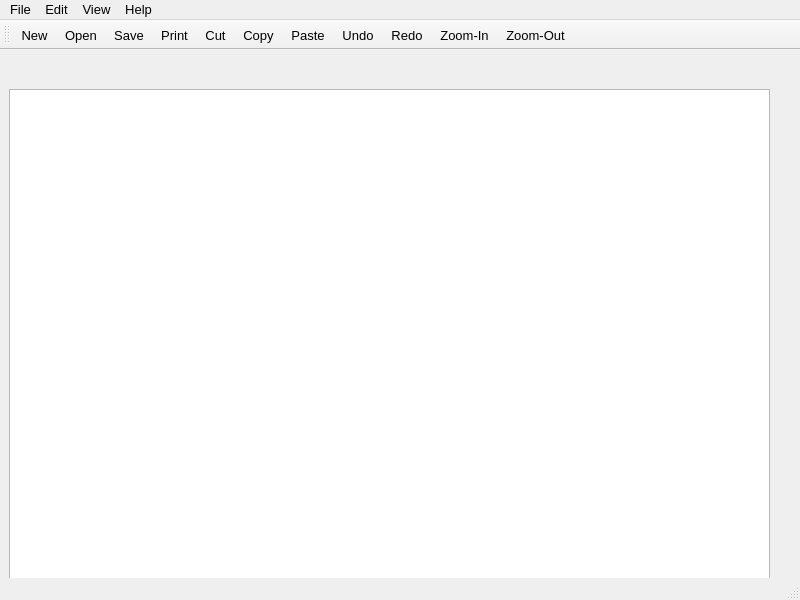
<?xml version="1.0" encoding="UTF-8"?>
<ui version="4.0">
 <class>MainWindow</class>
 <widget class="QMainWindow" name="MainWindow">
  <property name="geometry">
   <rect>
    <x>0</x>
    <y>0</y>
    <width>800</width>
    <height>600</height>
   </rect>
  </property>
  <property name="font">
   <font>
    <pointsize>10</pointsize>
   </font>
  </property>
  <property name="windowTitle">
   <string>Note Editor</string>
  </property>
  <property name="windowIcon">
   <iconset>
    <normalon>:/imgs/type.bmp</normalon>
   </iconset>
  </property>
  <property name="autoFillBackground">
   <bool>false</bool>
  </property>
  <widget class="QWidget" name="centralwidget">
   <property name="autoFillBackground">
    <bool>false</bool>
   </property>
   <widget class="QWidget" name="verticalLayoutWidget">
    <property name="geometry">
     <rect>
      <x>9</x>
      <y>39</y>
      <width>761</width>
      <height>491</height>
     </rect>
    </property>
    <layout class="QVBoxLayout" name="verticalLayout">
     <item>
      <widget class="QPlainTextEdit" name="textEdit">
       <property name="accessibleName">
        <string>textEdit</string>
       </property>
      </widget>
     </item>
    </layout>
   </widget>
  </widget>
  <widget class="QMenuBar" name="menubar">
   <property name="geometry">
    <rect>
     <x>0</x>
     <y>0</y>
     <width>800</width>
     <height>22</height>
    </rect>
   </property>
   <widget class="QMenu" name="menuFile">
    <property name="title">
     <string>File</string>
    </property>
    <addaction name="actionNew"/>
    <addaction name="actionOpen"/>
    <addaction name="actionSave"/>
    <addaction name="actionSave_As"/>
    <addaction name="actionPrint"/>
    <addaction name="actionExit"/>
   </widget>
   <widget class="QMenu" name="menuEdit">
    <property name="title">
     <string>Edit</string>
    </property>
    <addaction name="actionUndo"/>
    <addaction name="actionRedo"/>
    <addaction name="actionPaste"/>
    <addaction name="actionCut"/>
    <addaction name="actionCopy"/>
   </widget>
   <widget class="QMenu" name="menuHelp">
    <property name="title">
     <string>View</string>
    </property>
    <widget class="QMenu" name="menuZoom">
     <property name="title">
      <string>Zoom</string>
     </property>
     <addaction name="actionZoom_in"/>
     <addaction name="actionZoom_Out"/>
    </widget>
    <addaction name="menuZoom"/>
   </widget>
   <widget class="QMenu" name="menuHelp_2">
    <property name="title">
     <string>Help</string>
    </property>
    <addaction name="actionFeedback"/>
    <addaction name="actionAbout_2"/>
   </widget>
   <addaction name="menuFile"/>
   <addaction name="menuEdit"/>
   <addaction name="menuHelp"/>
   <addaction name="menuHelp_2"/>
  </widget>
  <widget class="QStatusBar" name="statusbar"/>
  <widget class="QToolBar" name="toolBar">
   <property name="cursor">
    <cursorShape>OpenHandCursor</cursorShape>
   </property>
   <property name="windowTitle">
    <string>Tools</string>
   </property>
   <attribute name="toolBarArea">
    <enum>TopToolBarArea</enum>
   </attribute>
   <attribute name="toolBarBreak">
    <bool>false</bool>
   </attribute>
   <addaction name="actionNew"/>
   <addaction name="actionOpen"/>
   <addaction name="actionSave"/>
   <addaction name="actionPrint"/>
   <addaction name="actionCut"/>
   <addaction name="actionCopy"/>
   <addaction name="actionPaste"/>
   <addaction name="actionUndo"/>
   <addaction name="actionRedo"/>
   <addaction name="actionZoom_in"/>
   <addaction name="actionZoom_Out"/>
  </widget>
  <action name="actionNew">
   <property name="icon">
    <iconset>
     <normaloff>:/icons/new.bmp</normaloff>
     <normalon>:/images/new.bmp</normalon>:/icons/new.bmp</iconset>
   </property>
   <property name="text">
    <string>New</string>
   </property>
   <property name="shortcut">
    <string>Ctrl+N</string>
   </property>
  </action>
  <action name="actionOpen">
   <property name="icon">
    <iconset>
     <normalon>:/images/open.bmp</normalon>
    </iconset>
   </property>
   <property name="text">
    <string>Open</string>
   </property>
   <property name="shortcut">
    <string>Ctrl+O</string>
   </property>
  </action>
  <action name="actionSave">
   <property name="icon">
    <iconset>
     <normalon>:/images/save.bmp</normalon>
    </iconset>
   </property>
   <property name="text">
    <string>Save</string>
   </property>
   <property name="shortcut">
    <string>Ctrl+S</string>
   </property>
  </action>
  <action name="actionSave_As">
   <property name="icon">
    <iconset>
     <normalon>:/images/saveAs.bmp</normalon>
    </iconset>
   </property>
   <property name="text">
    <string>Save As</string>
   </property>
   <property name="shortcut">
    <string>Ctrl+Alt+S</string>
   </property>
  </action>
  <action name="actionUndo">
   <property name="icon">
    <iconset>
     <normalon>:/images/undo.bmp</normalon>
    </iconset>
   </property>
   <property name="text">
    <string>Undo</string>
   </property>
   <property name="shortcut">
    <string>Ctrl+Z</string>
   </property>
  </action>
  <action name="actionRedo">
   <property name="icon">
    <iconset>
     <normalon>:/images/redo.bmp</normalon>
    </iconset>
   </property>
   <property name="text">
    <string>Redo</string>
   </property>
   <property name="shortcut">
    <string>Ctrl+Y</string>
   </property>
  </action>
  <action name="actionPaste">
   <property name="icon">
    <iconset>
     <normalon>:/images/paste.bmp</normalon>
    </iconset>
   </property>
   <property name="text">
    <string>Paste</string>
   </property>
   <property name="shortcut">
    <string>Ctrl+V</string>
   </property>
  </action>
  <action name="actionCut">
   <property name="icon">
    <iconset>
     <normalon>:/images/cut.bmp</normalon>
    </iconset>
   </property>
   <property name="text">
    <string>Cut</string>
   </property>
   <property name="shortcut">
    <string>Ctrl+X</string>
   </property>
  </action>
  <action name="actionCopy">
   <property name="icon">
    <iconset>
     <normalon>:/images/copy.bmp</normalon>
    </iconset>
   </property>
   <property name="text">
    <string>Copy</string>
   </property>
   <property name="shortcut">
    <string>Ctrl+C</string>
   </property>
  </action>
  <action name="actionPrint">
   <property name="icon">
    <iconset>
     <normalon>:/images/printer.bmp</normalon>
    </iconset>
   </property>
   <property name="text">
    <string>Print</string>
   </property>
   <property name="shortcut">
    <string>Ctrl+P</string>
   </property>
  </action>
  <action name="actionZoom_in">
   <property name="icon">
    <iconset>
     <normalon>:/images/zoom out.bmp</normalon>
    </iconset>
   </property>
   <property name="text">
    <string>Zoom-In</string>
   </property>
   <property name="shortcut">
    <string>Ctrl+Up</string>
   </property>
  </action>
  <action name="actionZoom_Out">
   <property name="icon">
    <iconset>
     <normalon>:/images/zoom in.bmp</normalon>
    </iconset>
   </property>
   <property name="text">
    <string>Zoom-Out</string>
   </property>
   <property name="shortcut">
    <string>Ctrl+Down</string>
   </property>
  </action>
  <action name="actionFeedback">
   <property name="icon">
    <iconset>
     <normalon>:/images/feedback.bmp</normalon>
    </iconset>
   </property>
   <property name="text">
    <string>Feedback</string>
   </property>
  </action>
  <action name="actionAbout_2">
   <property name="icon">
    <iconset>
     <normalon>:/images/about.bmp</normalon>
    </iconset>
   </property>
   <property name="text">
    <string>About</string>
   </property>
  </action>
  <action name="actionSave_As_2">
   <property name="icon">
    <iconset>
     <normalon>:/icons/save.bmp</normalon>
    </iconset>
   </property>
   <property name="text">
    <string>Save As</string>
   </property>
   <property name="shortcut">
    <string>Ctrl+Alt+S</string>
   </property>
  </action>
  <action name="actionExit">
   <property name="icon">
    <iconset>
     <normalon>:/images/exit.bmp</normalon>
    </iconset>
   </property>
   <property name="text">
    <string>Exit</string>
   </property>
   <property name="shortcut">
    <string>Ctrl+F4</string>
   </property>
  </action>
 </widget>
 <resources/>
 <connections/>
</ui>
